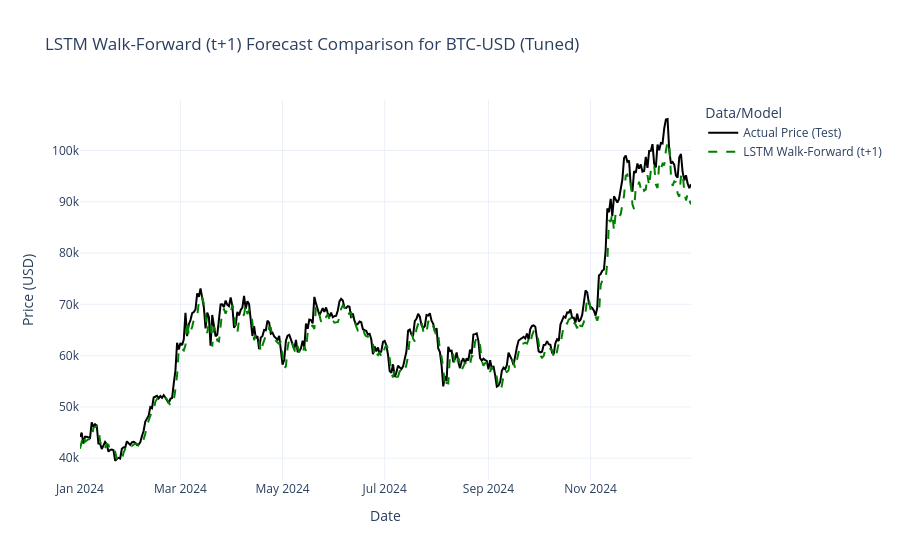

Source (notebook cell):
### Markdown cell above
## 12. Visualize Walk-Forward Results

### Code cell
print("\n--- Plotting Walk-Forward Forecasts ---")
results_df_wf = pd.DataFrame({
    'Actual': y_test_actual.flatten(),
    f'LSTM (t+1)': lstm_walk_forward_predictions.flatten()
}, index=test_data_df.index)

fig = go.Figure()
fig.add_trace(go.Scatter(x=results_df_wf.index, y=results_df_wf['Actual'], mode='lines', name='Actual Price (Test)', line=dict(color='black')))
fig.add_trace(go.Scatter(x=results_df_wf.index, y=results_df_wf[f'LSTM (t+1)'], mode='lines', name='LSTM Walk-Forward (t+1)', line=dict(color='green', dash='dash')))
fig.update_layout(
    title=f'LSTM Walk-Forward (t+1) Forecast Comparison for {ticker} (Tuned)',
    xaxis_title="Date", yaxis_title="Price (USD)", legend_title="Data/Model", template="plotly_white"
)
fig.show()

### Figure 1 — Plotly figure (JSON) as saved in the notebook; plotly's stock layout.template omitted (floating-point values rounded to 4 significant figures; data arrays with more than 128 entries replaced by an {"elided": "..."} marker saying what was removed)
{"data": [{"line": {"color": "black"}, "mode": "lines", "name": "Actual Price (Test)", "type": "scatter", "x": {"elided": "366 str values"}, "y": {"elided": "366 float values"}}, {"line": {"color": "green", "dash": "dash"}, "mode": "lines", "name": "LSTM Walk-Forward (t+1)", "type": "scatter", "x": {"elided": "366 str values"}, "y": {"elided": "366 float values"}}], "layout": {"legend": {"title": {"text": "Data/Model"}}, "title": {"text": "LSTM Walk-Forward (t+1) Forecast Comparison for BTC-USD (Tuned)"}, "xaxis": {"title": {"text": "Date"}}, "yaxis": {"title": {"text": "Price (USD)"}}}}
